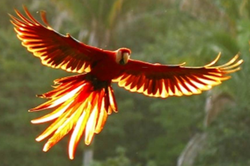
#> input picture images/mccaw.PNG, 250 x 166 px, shrunk from 386 x 257 before the run, found by its file name
$ python ORB_HOM.py
#> lines starting #> are read from the running program, lines starting #| are printed output that depends on the picture; after the words box and inside, x2 and y2 are one past the last pixel; in counts of white or black regions, pixels touching at a corner belong together; long printed decimals are rounded
import numpy as np
import cv2
import math


# Checks if a matrix is a valid rotation matrix.
def isRotationMatrix(R):
    Rt = np.transpose(R)
    shouldBeIdentity = np.dot(Rt, R)
    I = np.identity(3, dtype=R.dtype)
    n = np.linalg.norm(I - shouldBeIdentity)
    return n


# Calculates rotation matrix to euler angles
# The result is the same as MATLAB except the order
# of the euler angles ( x and z are swapped ).
def rotationMatrixToEulerAngles(R):
    assert (isRotationMatrix(R))

    sy = math.sqrt(R[0, 0] * R[0, 0] + R[1, 0] * R[1, 0])

    singular = sy < 1e-6

    if not singular:
        x = math.atan2(R[2, 1], R[2, 2])
        y = math.atan2(-R[2, 0], sy)
        z = math.atan2(R[1, 0], R[0, 0])
    else:
        x = math.atan2(-R[1, 2], R[1, 1])
        y = math.atan2(-R[2, 0], sy)
        z = 0

    return np.array([x, y, z])


MIN_MATCH_COUNT = 10

img1 = cv2.imread(r'images\mccaw.png')
#> img1 is the input picture: shape (166, 250, 3); mean B, G, R 57.1, 100.6, 118.9
img2 = cv2.imread(r'images\mccaws_180.jpg')
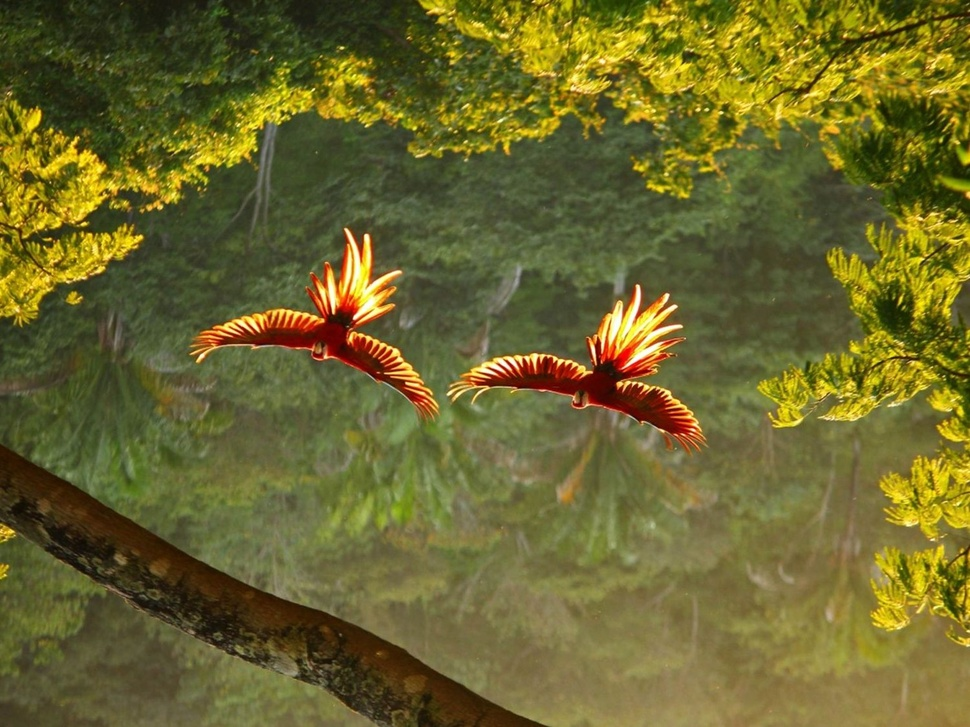
#> input picture images/mccaws_180.jpg, 970 x 727 px, shrunk from 1500 x 1125 before the run, found by its file name
#> img2 is the input picture: shape (727, 970, 3); mean B, G, R 44.6, 102.6, 107.5

orb = cv2.ORB_create()

kp1, des1 = orb.detectAndCompute(img1, None)
#> kp1 = 385 keypoints; strongest (x, y, size): (69, 68, 31), (171, 93, 31), (148, 92, 31), (144, 89, 31)
kp2, des2 = orb.detectAndCompute(img2, None)
#> kp2 = 500 keypoints; strongest (x, y, size): (554, 360, 31), (366, 235, 31), (633, 384, 31), (662, 392, 31)

# print(des1)

des1 = des1.astype(np.float32)
des2 = des2.astype(np.float32)

# print(des1)

FLANN_INDEX_DKTREE = 1
index_params = dict(algorithm=FLANN_INDEX_DKTREE, trees=5)
search_params = dict(checks=50)

flann = cv2.FlannBasedMatcher(index_params,search_params)
matches = flann.knnMatch(des1,des2,k=2)
#> matches = 385 matches

# bf = cv2.BFMatcher()
# matches = bf.knnMatch(des1,des2,k=2)

good = []
for m,n in matches:
    if m.distance < 0.85*n.distance:
        good.append(m)
#> after the loop, good = 97 matches

if len(good)>MIN_MATCH_COUNT:
    src_pts = np.float32([ kp1[m.queryIdx].pt for m in good ]).reshape(-1,1,2)
#> src_pts = 97 rows, first 8: [109, 109], [43, 63], [32, 121], [106, 110], [129, 86], [151, 93], [160, 92], [154, 92]
    dst_pts = np.float32([ kp2[m.trainIdx].pt for m in good ]).reshape(-1,1,2)
#> dst_pts = 97 rows, first 8: [597, 338], [668.4, 391.2], [680.4, 326.4], [597.6, 338.4], [638.4, 385.2], [323.5, 281.2], [537.6, 358.8], [920.4, 259.2]

    M, mask = cv2.findHomography(src_pts, dst_pts, cv2.RANSAC, 5.0)
#> M = [[-1.15, 0.127, 717.6], [-0.0122, -1.06, 462.4], [-2.47e-05, 0.000192, 1]]; mask = 97 values, max 1 at index 0, min 0 at index 4, mean 0.66
    matchesMask = mask.ravel().tolist()
#> matchesMask has the same summary as mask

    h, w, d = img1.shape
#> h = 166; w = 250; d = 3
    pts = np.float32([[0, 0], [0, h - 1], [w - 1, h - 1], [w - 1, 0]]).reshape(-1, 1, 2)
#> pts = [[0, 0], [0, 165], [249, 165], [249, 0]]
    dst = cv2.perspectiveTransform(pts,M)
#> dst = [[717.6, 462.4], [716, 278.6], [440.3, 277.3], [433.2, 462.2]]

    img2 = cv2.polylines(img2, [np.int32(dst)], True, 255, 3, cv2.LINE_AA)
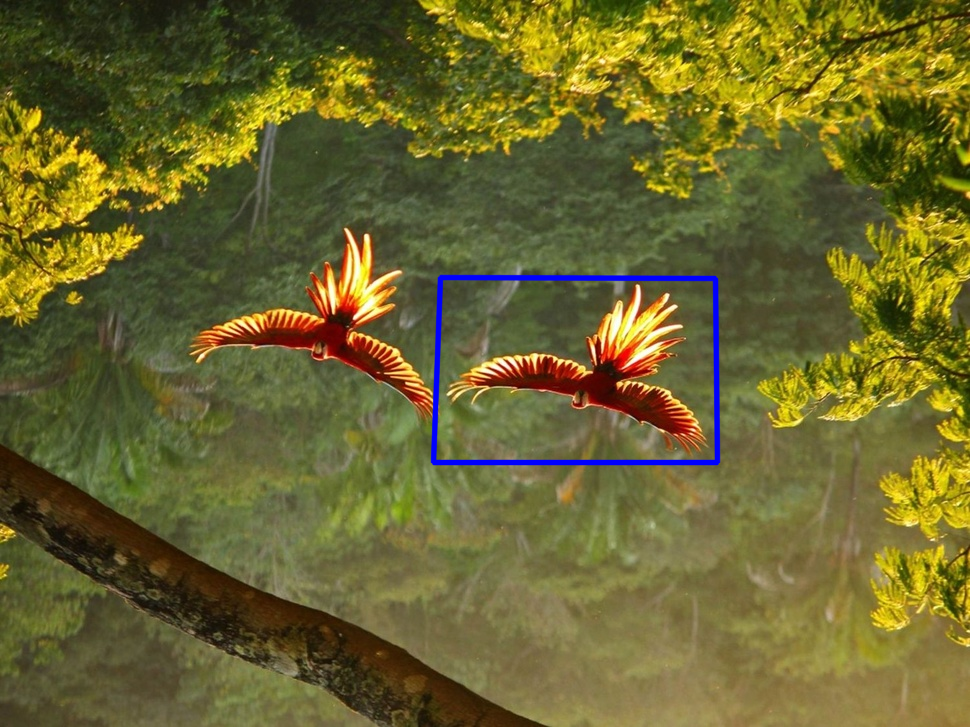
#> img2: shape (727, 970, 3); 0.92% of pixels changed, all inside (x1, y1, x2, y2) = (430, 274, 721, 466)
else:
    print("Not enough matches are found - {}/{}".format(len(good), MIN_MATCH_COUNT))
    matchesMask = None

draw_params = dict(matchColor = (0,255,0), # draw matches in green color
                   singlePointColor = None,
                   matchesMask = matchesMask, # draw only inliers
                   flags = 2)
#> draw_params = 4 items

img3 = cv2.drawMatches(img1,kp1,img2,kp2,good,None,**draw_params)
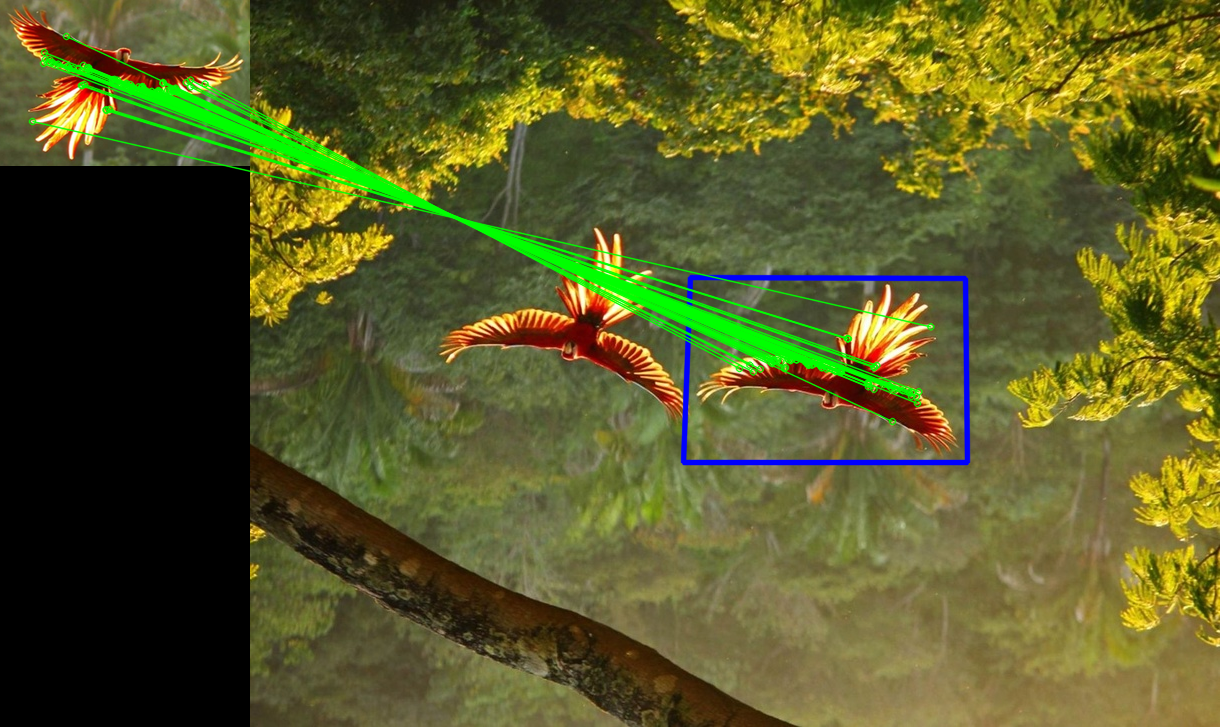
#> img3: shape (727, 1220, 3); mean B, G, R 38, 89.3, 87.5

cv2.imshow('img3',img3)
if cv2.waitKey(0) & 0xff == 27:
#> (key Esc is pressed here)
    cv2.destroyAllWindows()

print(type(m))
#| <class 'cv2.DMatch'>
print(M)
#| [[-1.15294284e+00  1.27362022e-01  7.17609114e+02]
#|  [-1.21790155e-02 -1.06072927e+00  4.62381916e+02]
#|  [-2.47443540e-05  1.91582386e-04  1.00000000e+00]]
Rt = np.transpose(M)
#> Rt = [[-1.15, -0.0122, -2.47e-05], [0.127, -1.06, 0.000192], [717.6, 462.4, 1]]
print(Rt)
#| [[-1.15294284e+00 -1.21790155e-02 -2.47443540e-05]
#|  [ 1.27362022e-01 -1.06072927e+00  1.91582386e-04]
#|  [ 7.17609114e+02  4.62381916e+02  1.00000000e+00]]
print(np.dot(Rt, M))
#| [[ 1.32942551e+00 -1.33922498e-01 -8.32993668e+02]
#|  [-1.33922498e-01  1.14136771e+00 -3.99065694e+02]
#|  [-8.32993668e+02 -3.99065694e+02  7.28760876e+05]]

Rt = np.transpose(M)
shouldBeIdentity = np.dot(Rt, M)
#> shouldBeIdentity = [[1.33, -0.134, -833], [-0.134, 1.14, -399.1], [-833, -399.1, 728760.9]]
I = np.identity(3, dtype = M.dtype)
#> I = [[1, 0, 0], [0, 1, 0], [0, 0, 1]]
n = np.linalg.norm(I - shouldBeIdentity)
#> n = 728761

print(n)
#| 728761.047

print(rotationMatrixToEulerAngles(M)*57.2958)
#> in rotationMatrixToEulerAngles, `sy = math.sqrt(R[0, 0] * R[0, 0] + R[1, 0] * R[1, 0])`: sy = 1.15
#> in rotationMatrixToEulerAngles, `singular = sy < 1e-6`: singular = False
#> in rotationMatrixToEulerAngles, `x = math.atan2(R[2, 1], R[2, 2])`: x = 0.000192
#> in rotationMatrixToEulerAngles, `y = math.atan2(-R[2, 0], sy)`: y = 2.15e-05
#> in rotationMatrixToEulerAngles, `z = math.atan2(R[1, 0], R[0, 0])`: z = -3.13
#| [ 1.09768659e-02  1.22960863e-03 -1.79394847e+02]
